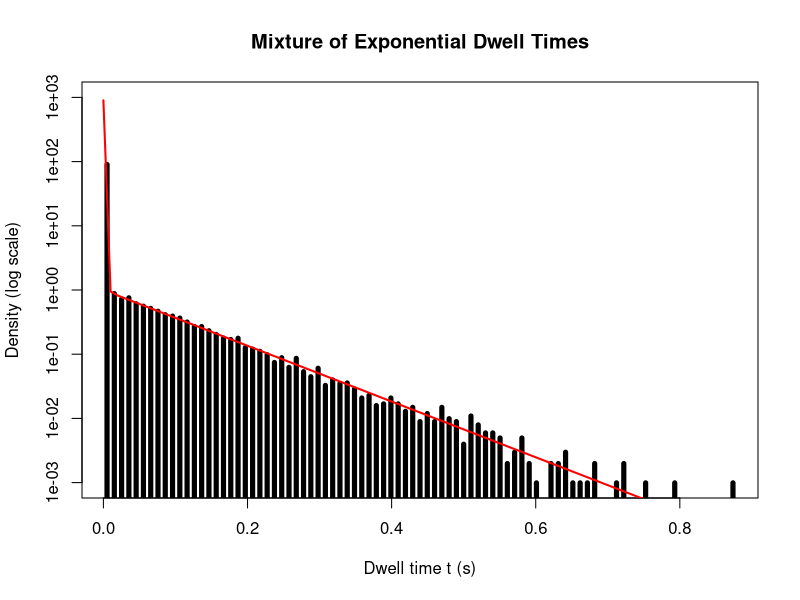

This figure's R source:
## ---- chunk 1
set.seed(123)

n <- 1e5
a <- 0.9
lambda_f <- 1000  
lambda_s <- 10     


# Bernoulli draw: TRUE = F, FALSE = S
B <- rbinom(n, size = 1, prob = a)

# One uniform draw for inverse-transform sampling
U <- runif(n)

# Inverse transform for the selected exponential component
T <- ifelse(B == 1,
            -log(1-U) / lambda_f,
            -log(1-U) / lambda_s)

# Empirical mean
emp_mean <- mean(T)

# Theoretical mean
theory_mean <- a / lambda_f + (1 - a) / lambda_s

# Threshold: 50 ms = 0.050 s
t0 <- 0.050

# Empirical P(T > 50 ms)
emp_tail <- mean(T > t0)

theory_tail <- a * exp(-lambda_f * t0) +
               (1 - a) * exp(-lambda_s * t0)

cat("Empirical mean:   ", emp_mean, "s\n")
cat("Theoretical mean: ", theory_mean, "s\n\n")

cat("Empirical P(T > 50 ms):   ", emp_tail, "\n")
cat("Theoretical P(T > 50 ms): ", theory_tail, "\n")

# Restrict displayed range so both components are easy to see
xmax <- 1
breaks <- seq(0, xmax, length.out = 100)

h <- hist(T[T <= xmax],
          breaks = breaks,
          plot = FALSE)

# Normalize using the FULL sample size n
# Histogram estimates the original density f(t)
binwidth <- diff(h$breaks)
density_full <- h$counts / (n * binwidth)

keep <- density_full > 0

plot(h$mids[keep], density_full[keep],
     log = "y",
     type = "h",
     lwd = 5,
     xlab = "Dwell time t (s)",
     ylab = "Density (log scale)",
     main = "Mixture of Exponential Dwell Times",
     ylim = c(1e-3, 1e3))

curve(
  a * lambda_f * exp(-lambda_f * x) +
    (1 - a) * lambda_s * exp(-lambda_s * x),
  from = 0,
  to = xmax,
  add = TRUE,
  lwd = 2,
  col = "red"
)
